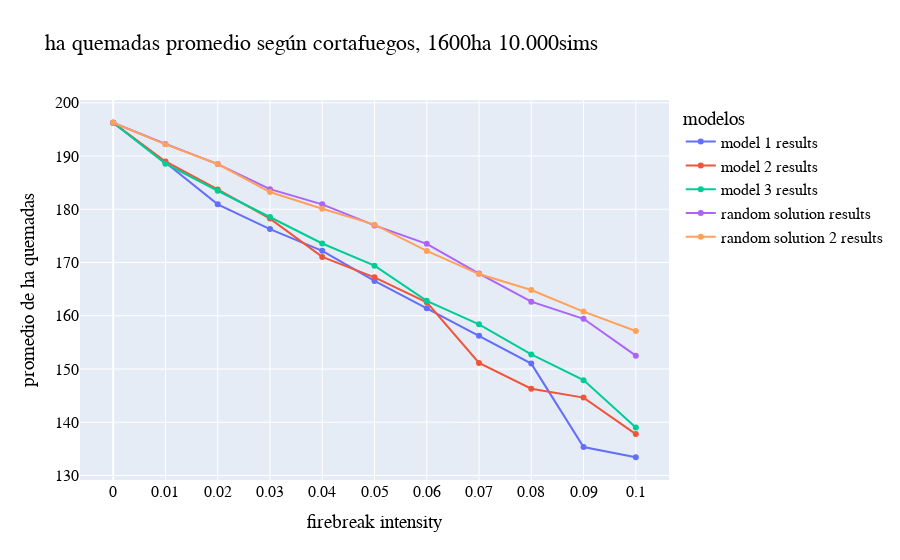

Here is the notebook cell this chart was saved with:
### Code cell
# grafico para fo1 --------
fig = go.Figure(go.Scatter(x = intensidad, y = list(i[0] for i in m1_results), name = 'model 1 results'))

#fig.add_scatter(x = intensidad, y = list(i[0] for i in m1_results), name = 'model 1 results')
fig.add_scatter(x = intensidad, y = list(i[0] for i in m2_results), name = 'model 2 results')
fig.add_scatter(x = intensidad, y = list(i[0] for i in m3_results), name = 'model 3 results')
fig.add_scatter(x = intensidad, y = list(i[0] for i in rd_results), name = 'random solution results')
fig.add_scatter(x = intensidad, y = list(i[0] for i in rd2_results), name = 'random solution 2 results')

fig.update_layout(
    xaxis = dict(
        tickmode = 'linear',
        tick0 = 0,
        dtick = 0.01),
    title="ha quemadas promedio según cortafuegos, 1600ha 10.000sims",
    xaxis_title="firebreak intensity",
    yaxis_title="promedio de ha quemadas",
    legend_title="modelos",
    font=dict(
        family="Arial",
        size=16,
        color="Black"))

fig.show()

### Figure 1 — Plotly figure (JSON) as saved in the notebook; plotly's stock layout.template omitted (floating-point values rounded to 4 significant figures)
{"data": [{"name": "model 1 results", "type": "scatter", "x": [0, 0.01, 0.02, 0.03, 0.04, 0.05, 0.06, 0.07, 0.08, 0.09, 0.1], "y": [196.2, 188.8, 180.9, 176.3, 172.2, 166.5, 161.4, 156.2, 151.0, 135.3, 133.4]}, {"name": "model 2 results", "type": "scatter", "x": [0, 0.01, 0.02, 0.03, 0.04, 0.05, 0.06, 0.07, 0.08, 0.09, 0.1], "y": [196.2, 189.0, 183.7, 178.2, 171.1, 167.2, 162.5, 151.1, 146.3, 144.6, 137.8]}, {"name": "model 3 results", "type": "scatter", "x": [0, 0.01, 0.02, 0.03, 0.04, 0.05, 0.06, 0.07, 0.08, 0.09, 0.1], "y": [196.2, 188.6, 183.5, 178.6, 173.6, 169.4, 162.8, 158.4, 152.7, 147.9, 139.0]}, {"name": "random solution results", "type": "scatter", "x": [0, 0.01, 0.02, 0.03, 0.04, 0.05, 0.06, 0.07, 0.08, 0.09, 0.1], "y": [196.2, 192.3, 188.5, 183.8, 180.9, 177.0, 173.5, 167.9, 162.6, 159.4, 152.5]}, {"name": "random solution 2 results", "type": "scatter", "x": [0, 0.01, 0.02, 0.03, 0.04, 0.05, 0.06, 0.07, 0.08, 0.09, 0.1], "y": [196.2, 192.2, 188.5, 183.2, 180.1, 177.1, 172.2, 167.8, 164.8, 160.8, 157.1]}], "layout": {"font": {"color": "Black", "family": "Arial", "size": 16}, "legend": {"title": {"text": "modelos"}}, "title": {"text": "ha quemadas promedio según cortafuegos, 1600ha 10.000sims"}, "xaxis": {"dtick": 0.01, "tick0": 0, "tickmode": "linear", "title": {"text": "firebreak intensity"}}, "yaxis": {"title": {"text": "promedio de ha quemadas"}}}}
